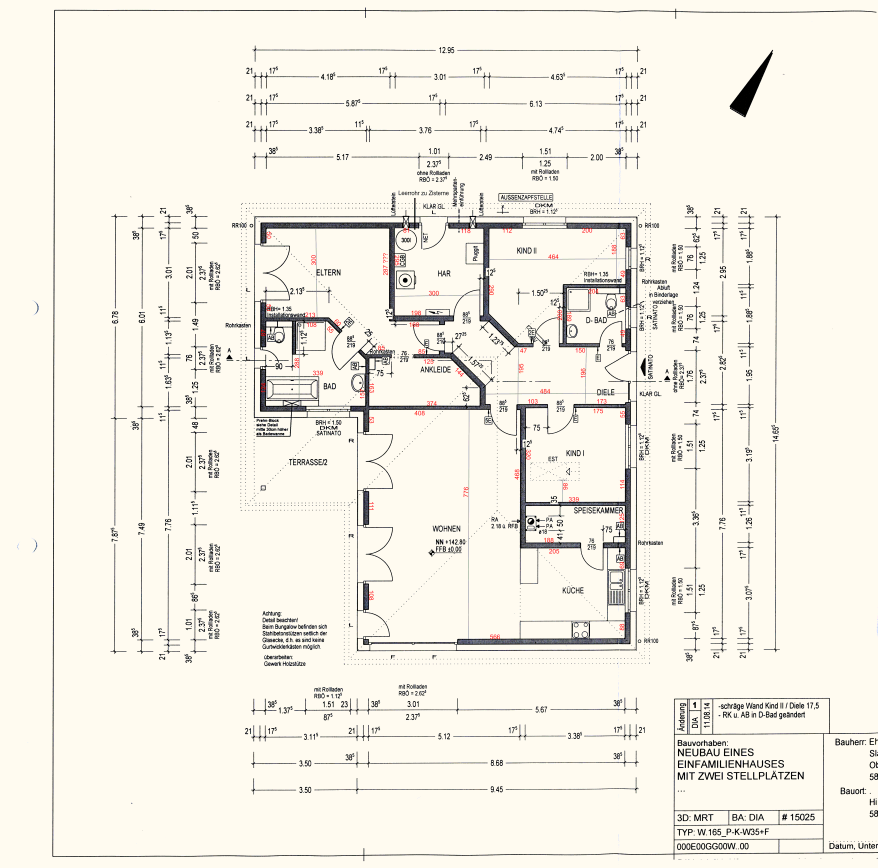
#> input picture eingaben/bilder/32710f5f-image.png, 3510 x 3470 px, found by its file name (shown at 1/4 size)
$ python wallmask.py
#> lines starting #> are read from the running program, lines starting #| are printed output that depends on the picture; after the words box and inside, x2 and y2 are one past the last pixel; in counts of white or black regions, pixels touching at a corner belong together
import numpy as np, cv2
im=cv2.imread('/root/.claude/uploads/3119549e-b240-5b00-9943-53178070c7de/32710f5f-image.png')
#> im is the input picture: shape (3470, 3510, 3); mean B, G, R 229.5, 239.6, 243.5
g=cv2.cvtColor(im,cv2.COLOR_BGR2GRAY)
# exclude red text: red has high R, low G/B -> gray moderate; use min channel? black: all low
b,gg,r=cv2.split(im)
dark=((r<120)&(gg<120)&(b<120)).astype(np.uint8)
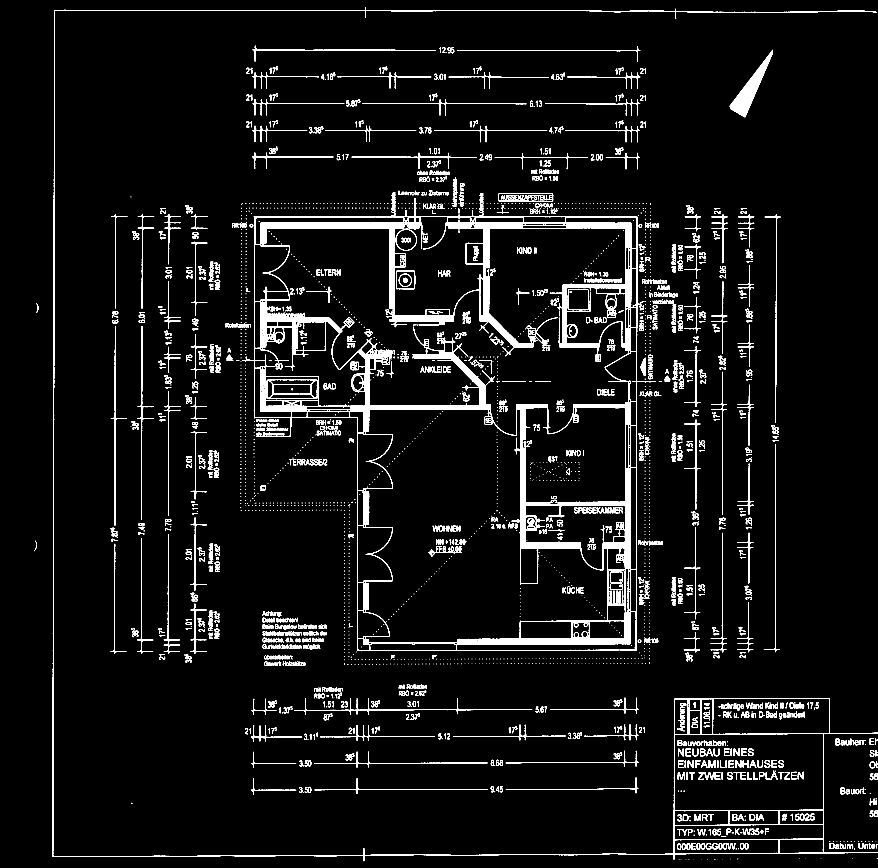
#> dark: shape (3470, 3510) (shown at 1/4 size); values 0 (black) and 1 (white), 4.2% white; 3456 white regions (1681 under 20 px), largest, box (x1, y1, x2, y2) and area: (969, 792, 2624, 2605) 202759, (210, 30, 3510, 3445) 39308, (2919, 199, 3092, 469) 11963
# fill hatch
cl=cv2.morphologyEx(dark,cv2.MORPH_CLOSE,np.ones((7,7),np.uint8))
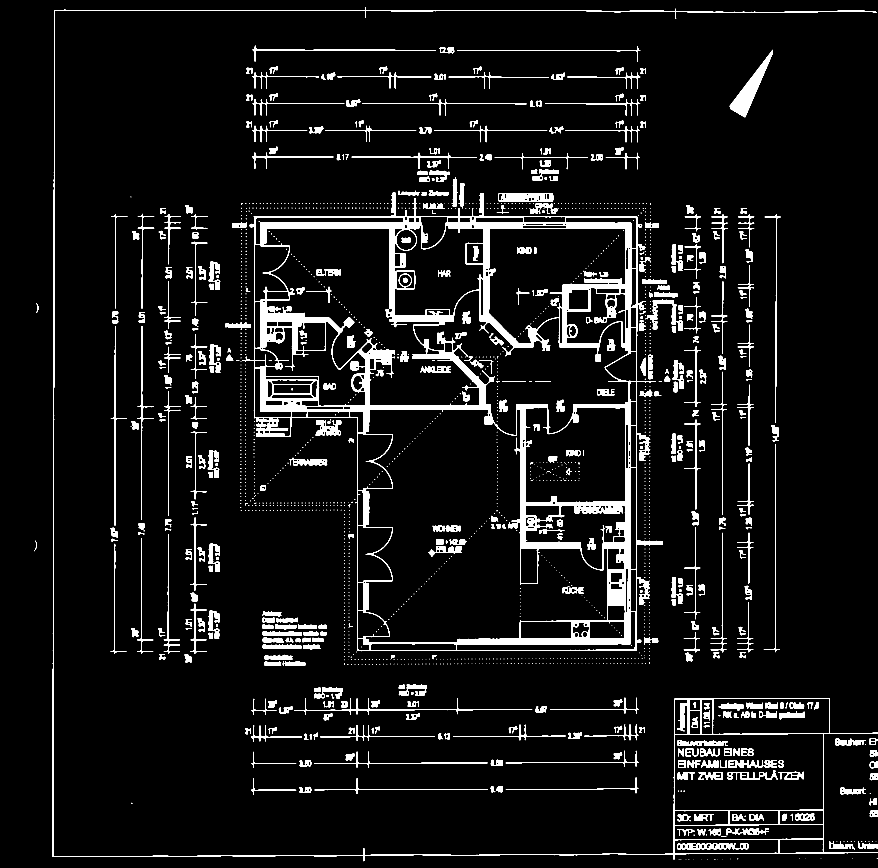
#> cl: shape (3470, 3510) (shown at 1/4 size); values 0 (black) and 1 (white), 5.8% white; 1764 white regions (1268 under 20 px), largest, box (x1, y1, x2, y2) and area: (969, 771, 2652, 2605) 321761, (210, 30, 3510, 3445) 42932, (2919, 199, 3092, 469) 12035
op=cv2.morphologyEx(cl,cv2.MORPH_OPEN,np.ones((17,17),np.uint8))  # remove lines <17px (0.14m)
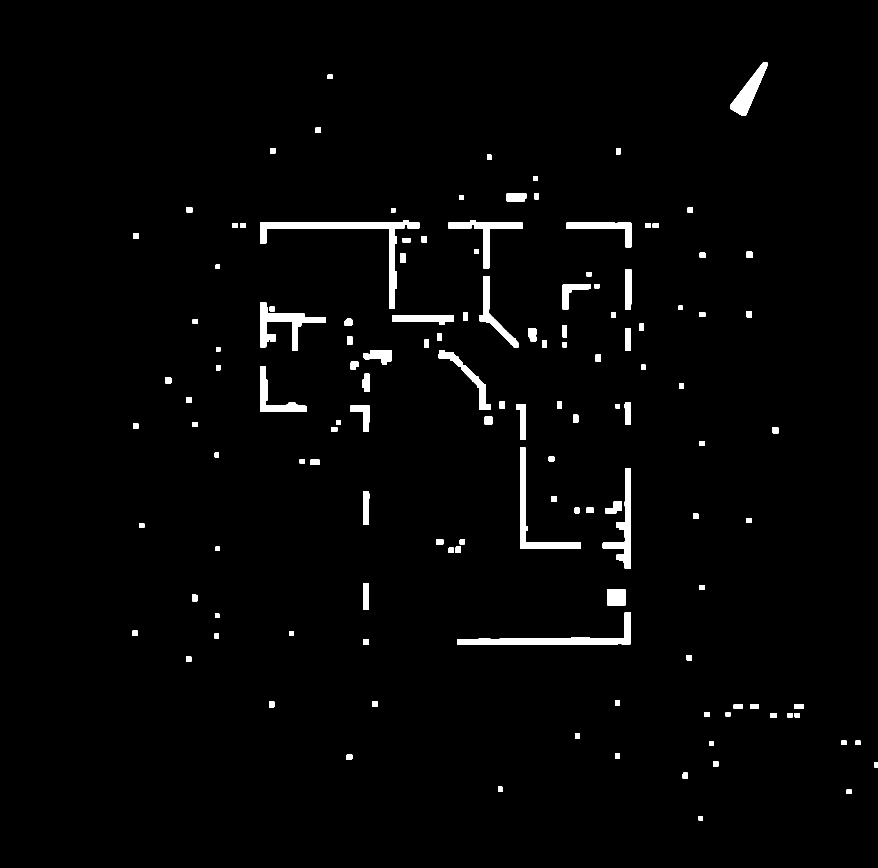
#> op: shape (3470, 3510) (shown at 1/4 size); values 0 (black) and 1 (white), 1.9% white; 133 white regions, largest, box (x1, y1, x2, y2) and area: (1042, 880, 1677, 1235) 24581, (1829, 2450, 2522, 2579) 18704, (1041, 1210, 1302, 1404) 15065
cv2.imwrite('mask.png',op*255)
ys,xs=np.where(op>0); print(xs.min(),xs.max(),ys.min(),ys.max())
#| 530 3509 249 3281
vis=im.copy(); vis[op>0]=(0,0,255)
#> after `vis[op > 0] = (0, 0, 255)`:
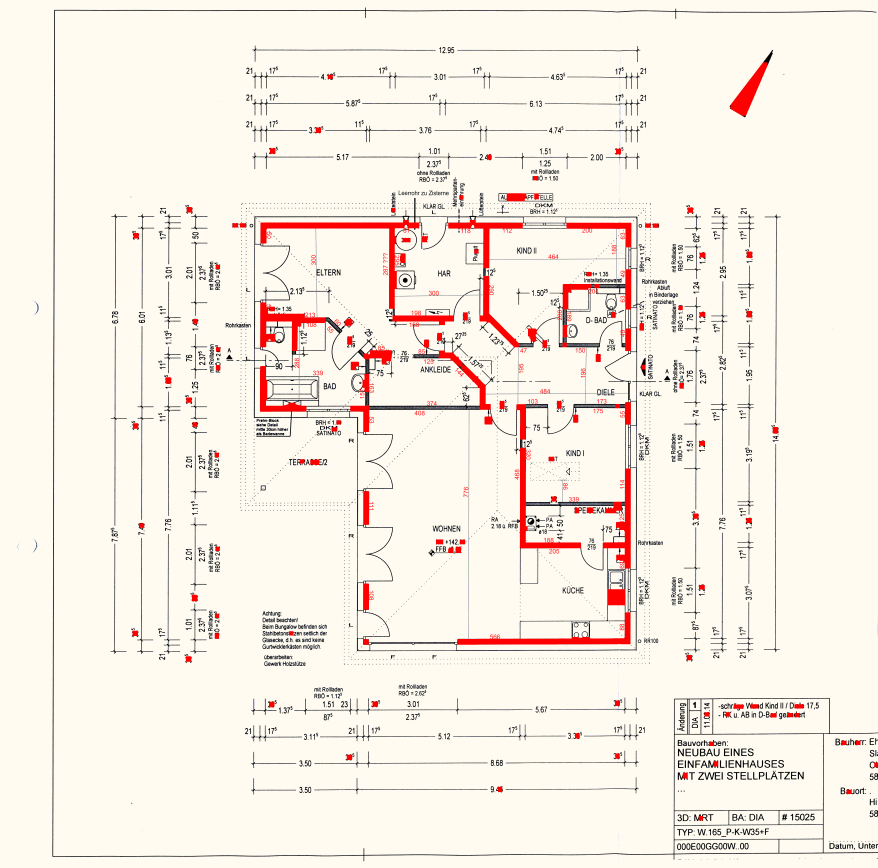
#> vis: shape (3470, 3510, 3) (shown at 1/4 size); mean B, G, R 227.9, 238.1, 246.9
cv2.imwrite('mask_vis.png',cv2.resize(vis,(1170,1157)))
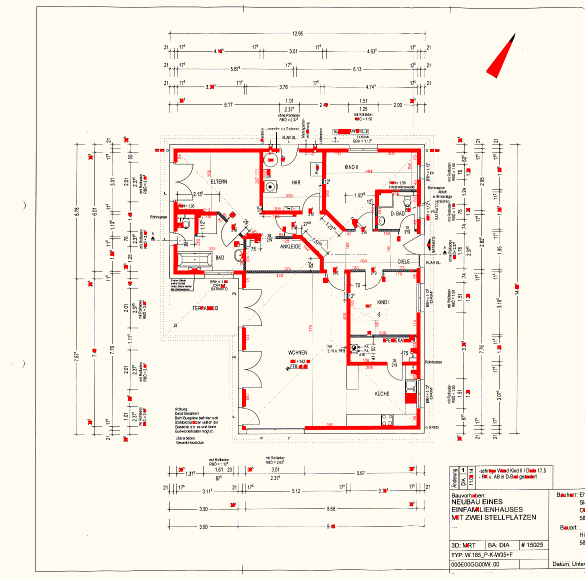
#> saved as mask_vis.png: shape (1157, 1170, 3) (shown at 1/2 size); mean B, G, R 228, 238.1, 247

$ run again, with eingaben/bilder/1556e9a9-image.png copied over eingaben/bilder/32710f5f-image.png
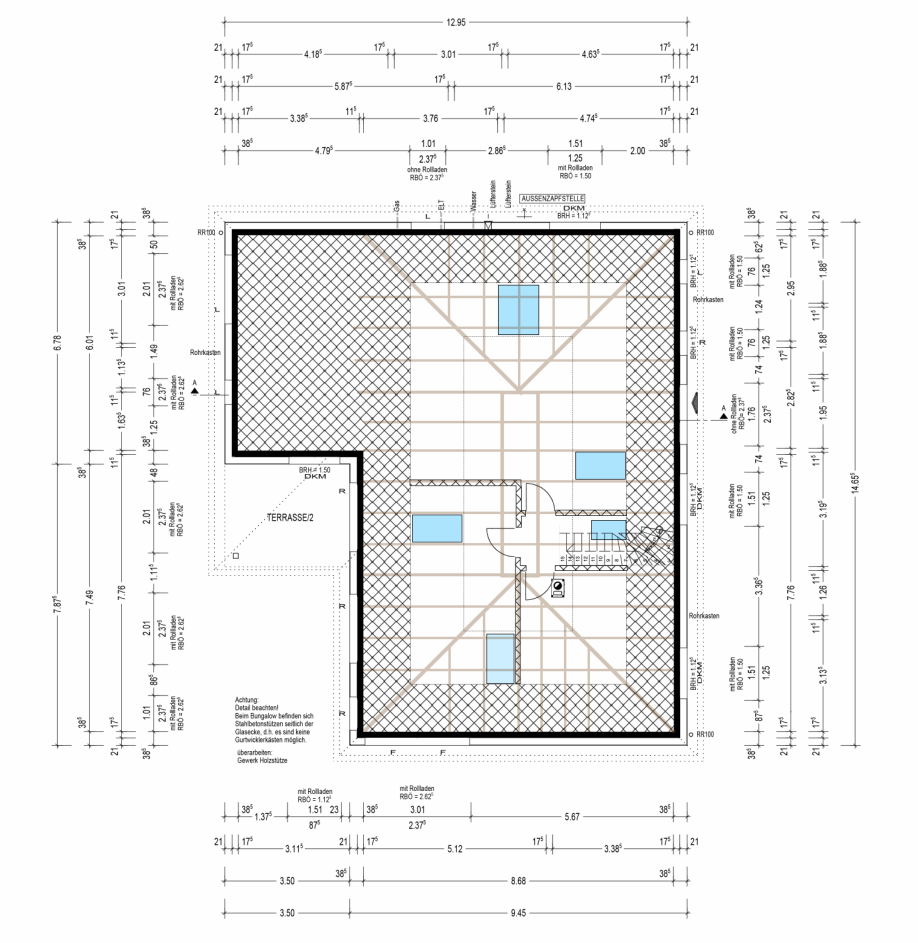
#> input picture eingaben/bilder/1556e9a9-image.png, 1836 x 1885 px, found by its file name (shown at 1/2 size)
#> im is the input picture: shape (1885, 1836, 3); mean B, G, R 240.4, 240.4, 240.3
#> `dark=((r<120)&(gg<120)&(b<120)).astype(np.uint8)`:
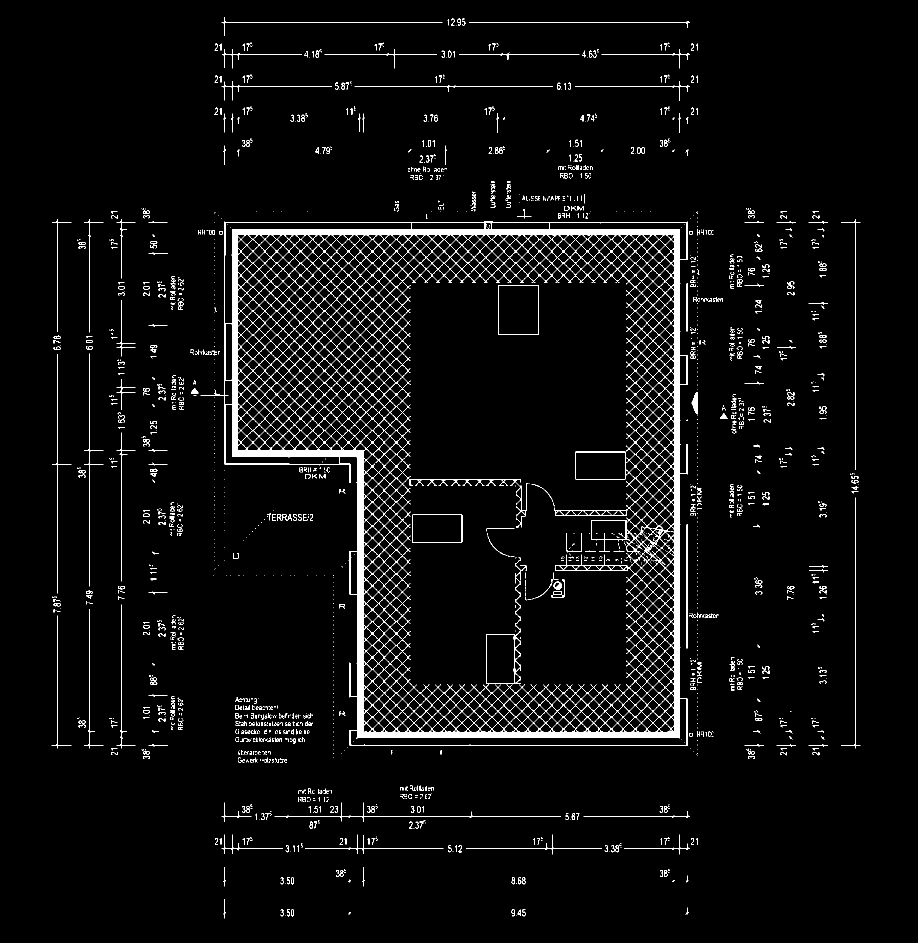
#> dark: shape (1885, 1836) (shown at 1/2 size); values 0 (black) and 1 (white), 4% white; 2019 white regions (1498 under 20 px), largest, box (x1, y1, x2, y2) and area: (401, 442, 1376, 1492) 97950, (549, 1605, 1122, 1644) 692, (1030, 1115, 1053, 1368) 604
#> cl: shape (1885, 1836); values 0 (black) and 1 (white), 6.9% white; 547 white regions (283 under 20 px), largest, box (x1, y1, x2, y2) and area: (401, 442, 1395, 1492) 164129, (471, 1394, 626, 1488) 5046, (1462, 789, 1488, 867) 1284
#> op: shape (1885, 1836); values 0 (black) and 1 (white), 0.19% white; 13 white regions, largest, box (x1, y1, x2, y2) and area: (600, 928, 633, 956) 715, (1109, 1163, 1129, 1195) 639, (464, 458, 487, 483) 567
#> ys = 6624 values from 458 to 1592; xs = 6624 values, max 1487 at index 1720, min 343 at index 1134, mean 1087.9
#| 343 1487 458 1592
#> vis: shape (1885, 1836, 3); 0.19% of pixels changed, all inside (x1, y1, x2, y2) = (343, 458, 1488, 1593)
#> `cv2.imwrite('mask_vis.png',cv2.resize(vis,(1170,1157)))`:
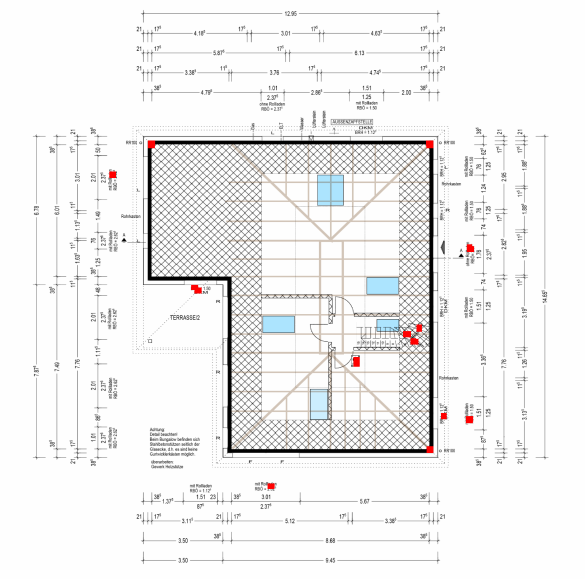
#> saved as mask_vis.png: shape (1157, 1170, 3) (shown at 1/2 size); mean B, G, R 240.1, 240.2, 240.6
